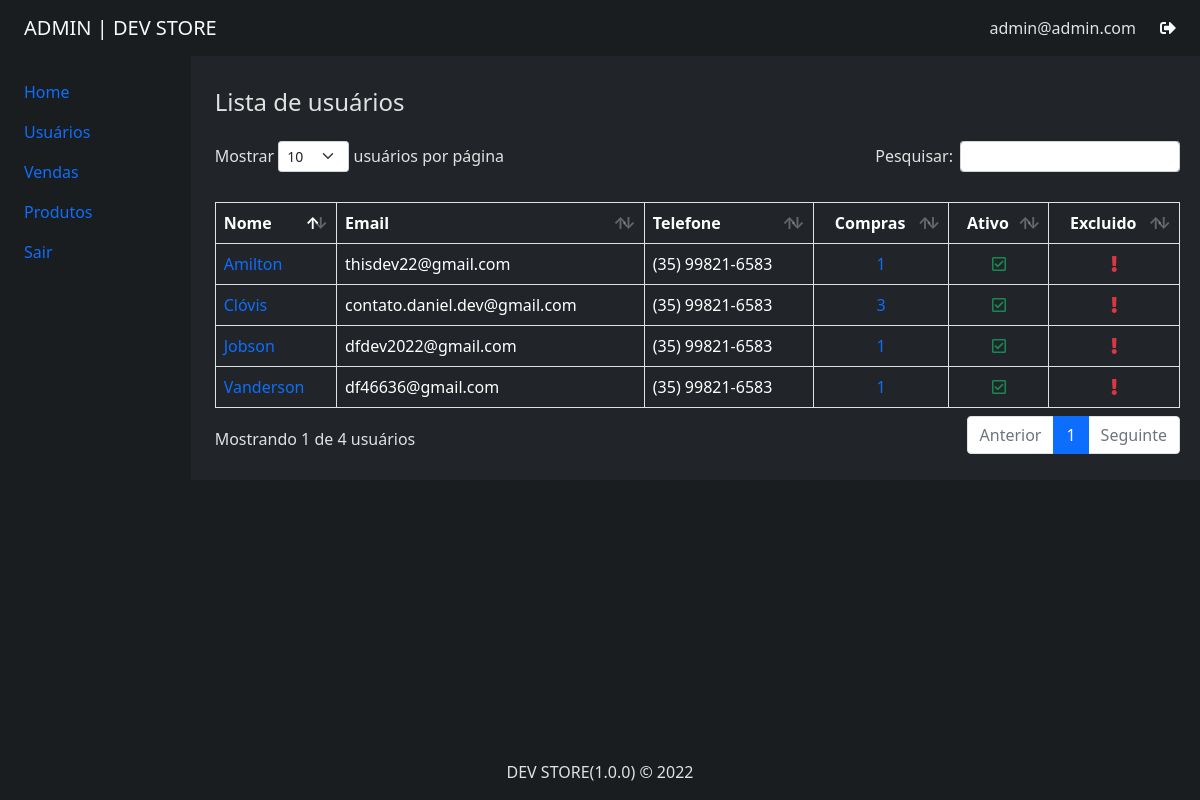
The app's page /public/admin?a=users (signed in), older data.
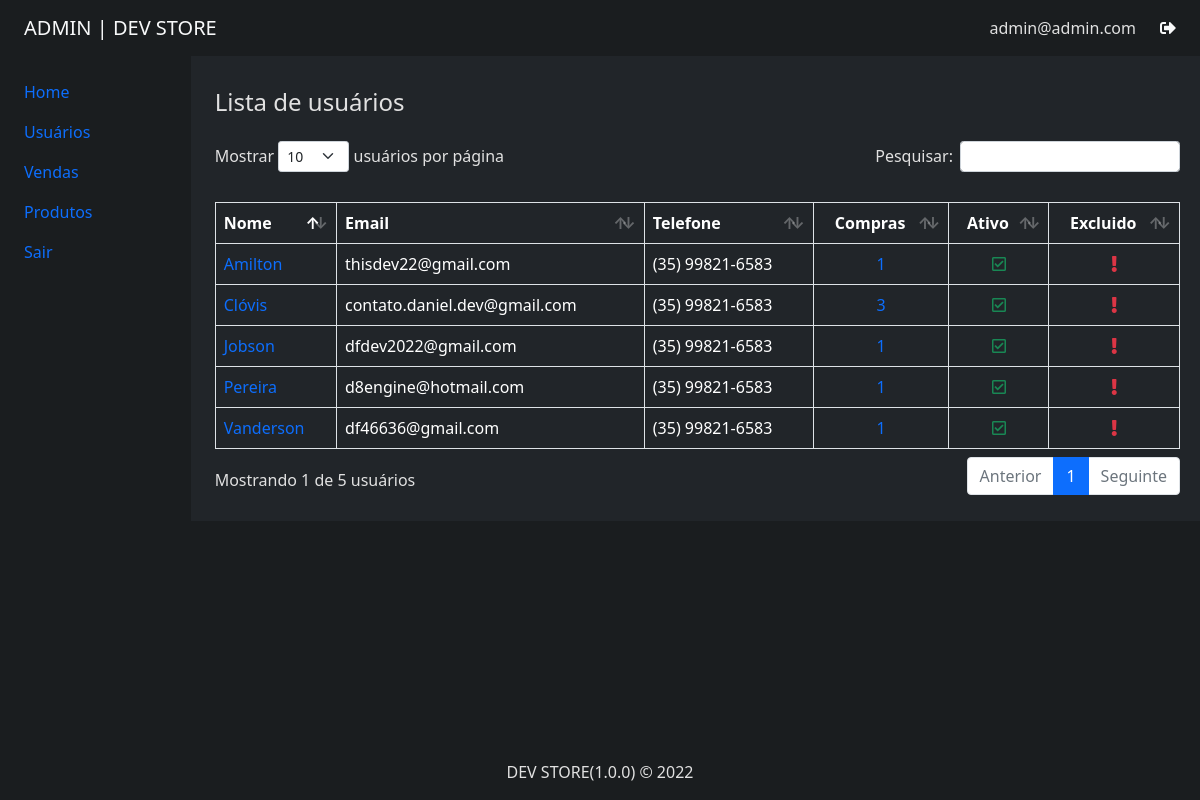
The same page, newer data.
### tables this page shows
CREATE TABLE `clients` (
  `id_client` int(11) UNSIGNED NOT NULL,
  `email` varchar(255) DEFAULT NULL,
  `password` varchar(255) DEFAULT NULL,
  `name` varchar(255) DEFAULT NULL,
  `address` varchar(255) DEFAULT NULL,
  `city` varchar(255) DEFAULT NULL,
  `phone` varchar(50) DEFAULT NULL,
  `hash` varchar(50) DEFAULT NULL,
  `active` tinyint(4) DEFAULT 0,
  `created_at` datetime DEFAULT current_timestamp(),
  `updated_at` datetime DEFAULT current_timestamp() ON UPDATE current_timestamp(),
  `deleted_at` datetime DEFAULT NULL
);

### core/controllers/admin/UserController.php (called while the page is built, shortened)
<?php
class UserController {
    public function users() {
        $data = [
            "clients" => AdminClients::getListClients()
        ];
        Store::RenderAdmin([
            "admin/partials/header",
            "admin/partials/navbar",
            "admin/pages/users",
            "admin/partials/bottom",
            "admin/partials/footer"
        ], $data);
    }
}

### core/adminRoutes.php (called while the page is built, shortened)
<?php
$routes = [
    "home" => "adminController@index",
    "pdf" => "adminController@pdf",
    "users" => "userController@users",
    "detailsUser" => "userController@detailsUser",
    "userHistoryOrder" => "userController@userHistoryOrder",
    "ordersList" => "orderController@ordersList",
    "detailsOrder" => "orderController@detailsOrder",
    "alterStatusOrder" => "orderController@alterStatusOrder",
    "createOrderPDF" => "orderController@createOrderPDF",
    "sendOrderPDF" => "orderController@sendOrderPDF",
    "productsList" => "productsController@productsList",
    "newProduct" => "productsController@newProduct",
    "newProductSubmit" => "productsController@newProductSubmit",
    "editProduct" => "productsController@editProduct",
    "editProductSubmit" => "productsController@editProductSubmit",
    "deleteProduct" => "productsController@deleteProduct",
    "signInAdmin" => "authController@signIn",
    "signInAdminAction" => "authController@signInAdminAction",
    "logoutAdmin" => "authController@logoutAdmin",
];
$action = "home";
if(isset($_GET["a"])) {
    if(!key_exists($_GET["a"], $routes)) {
        $action = "home";
    } else {
        $action = $_GET["a"];
    }
}
$parts = explode("@", $routes[$action]);
$method = $parts[1];
$ctr = new $controller();
$ctr->$method();

### public/admin/index.php (called while the page is built, shortened)
<?php
require_once("../../core/adminRoutes.php");

### core/classes/Database.php (called while the page is built, shortened)
<?php
class Database
{
    private $connect;
    private function connectDatabase(): void
    {
        $this->connect = new PDO(
            "mysql:" .
                "host=" . MYSQL_SERVER . ";" .
                "dbname=" . MYSQL_DATABASE . ";" .
                "charset=" . MYSQL_CHARSET,
            MYSQL_USER,
            MYSQL_PASS,
            array(PDO::ATTR_PERSISTENT => true)
        );
        $this->connect->setAttribute(PDO::ATTR_ERRMODE, PDO::ERRMODE_WARNING);
    }
    private function disconectDatabase(): void
    {
        $this->connect = null;
    }
    public function select(string $sql, $params = null)
    {
        $sql = trim($sql);
        $results = null;
        try {
            if (!empty($params)) {
                $executar = $this->connect->prepare($sql);
                $executar->execute($params);
                $results = $executar->fetchAll(PDO::FETCH_CLASS);
            } else {
                $executar = $this->connect->prepare($sql);
                $executar->execute();
                $results = $executar->fetchAll(PDO::FETCH_CLASS);
            }
        } catch (PDOException $e) {
            return false;
        }
        return $results;
    }
}

### core/handlers/AdminClients.php (called while the page is built, shortened)
<?php
class AdminClients {
    public static function getListClients(): array {
        $db = new Database();
        $results = $db->select("
            SELECT
                clients.id_client,
                clients.email,
                clients.name,
                clients.phone,
                clients.active,
                clients.deleted_at,
                COUNT(orders.id_order) totalUserOrders
            FROM clients LEFT JOIN orders
            ON clients.id_client = orders.id_client
            GROUP BY clients.id_client
        ");
        return $results;
    }
}

### core/views/admin/pages/users.php (the view, shortened to what the changed rows need)
<div class="container-fluid p-0 m-0">
    <div class="row pe-2">
        <div class="col-md-2">
            <?php include(__DIR__ . "/../partials/aside.php") ?>
        </div>
        <div class="col-md-10 bg-dark p-4">
            <h4 class="mb-4 mt-2">Lista de usuários</h4>
            <?php if(count($clients) ==0): ?>
                <p>Não existem usuários cadastrados!</p>
            <?php else: ?>
                <div class="table-responsive">
                    <table class="table table-bordered pt-4 text-white" id="table-clients">
                        <thead>
                            <tr>
                                <th>Nome</th>
                                <th>Email</th>
                                <th>Telefone</th>
                                <th class="text-center">Compras</th>
                                <th class="text-center">Ativo</th>
                                <th class="text-center">Excluido</th>
                            </tr>
                        </thead>
                        <tbody>
                            <?php foreach($clients as $client): ?>
                                <tr>
                                    <td>
                                        <a
                                            href="?a=detailsUser&user=<?=Store::aesEncrypt($client->id_client)?>"
                                            class="text-decoration-none"
                                        >
                                            <?=$client->name?>
                                        </a>
                                    </td>
                                    <td><?=$client->email?></td>
                                    <td><?=$client->phone?></td>
                                    <td class="text-center">
                                        <?php if($client->totalUserOrders == 0): ?>
                                            -
                                        <?php else : ?>
                                            <a
                                                href="?a=ordersList&user=<?= Store::aesEncrypt($client->id_client) ?>"
                                                class="text-decoration-none"
                                            >
                                                <?=$client->totalUserOrders?>
                                            </a>
                                        <?php endif ?>
                                    </td>
                                    <td class="text-center">
                                        <?php if($client->active == 1): ?>
                                            <span class="text-success">
                                                <i class="far fa-check-square"></i>
                                            </span>
                                        <?php else: ?>
                                            <span class="text-danger">
                                                <i class="fas fa-exclamation"></i>
                                            </span>
                                        <?php endif; ?>
                                    </td>
                                    <td class="text-center">
                                        <?php if($client->deleted_at == NULL): ?>
                                            <span class="text-danger">
                                                <i class="fas fa-exclamation"></i>
                                            </span>
                                        <?php else: ?>
                                            <span class="text-success">
                                                <i class="fas fa-exclamation"></i>
                                            </span>
                                        <?php endif; ?>
                                    </td>
                                </tr>
                            <?php endforeach ?>
                        </tbody>
                    </table>
                </div>
            <?php endif ?>
        </div>
    </div>
</div>

### core/classes/Store.php (shortened to what the changed rows need)
<?php
class Store {
    public static function RenderAdmin(array $structures, $data = null): void {
        foreach($structures as $structure) {
            include("../../core/views/$structure.php");
        }
    }
    public static function LoggedAdmin(): bool {
        return isset($_SESSION["loggedAdmin"]);
    }
    public static function aesEncrypt(string $value) {
        return bin2hex(openssl_encrypt($value, "aes-256-cbc", AES_KEY, OPENSSL_RAW_DATA, AES_IV));
    }
}

### core/views/admin/partials/navbar.php (shortened to what the changed rows need)
<header class="my-bg container-fluid ps-4 pe-4">
    <nav class="navbar navbar-expand-lg">
        <a class="navbar-brand text-light" href="?a=home">
            <?= "ADMIN | " . APP_NAME ?>
        </a>
        <div class="collapse navbar-collapse" id="collapsibleNavbar">
            <ul class="navbar-nav ms-auto">
                <?php if (Store::LoggedAdmin()) : ?>
                    <li class="me-4">
                        <span href="" class="text-decoration-none">
                            <span><?= $_SESSION["userAdmin"]; ?></span>
                        </span>
                    </li>
                    <li>
                        <a href="?a=logoutAdmin" class="text-decoration-none">
                            <i class="fas fa-sign-out-alt text-light"></i>
                        </a>
                    </li>
                <?php endif ?>
            </ul>
        </div>
    </nav>
</header>

### core/views/admin/partials/aside.php
<aside>
    <nav class="p-4">
        <ul class="list-unstyled">
            <li class="mb-3">
                <a href="?a=home" class="text-decoration-none">Home</a>
            </li>
            <li class="mb-3">
                <a href="?a=users" class="text-decoration-none">Usuários</a>
            </li>
            <li class="mb-3">
                <a href="?a=ordersList" class="text-decoration-none">Vendas</a>
            </li>
            <li class="mb-3">
                <a href="?a=productsList" class="text-decoration-none">Produtos</a>
            </li>
            <li class="mb-3">
                <a href="?a=logoutAdmin" class="text-decoration-none">Sair</a>
            </li>
        </ul>
    </nav>
</aside>

### core/views/admin/partials/bottom.php
<footer class="fixed-bottom mt-5 my-bg">
    <div class="container">
        <div class="row">
            <div class="col-12 p-3 text-center">
                <?= APP_NAME . "(".APP_VERSION.") &copy; ". date("Y") ?>
            </div>
        </div>
    </div>
</footer>

Row changes from the older to the newer data that the page shows:
added clients: name "Pereira", email "d8engine@hotmail.com", phone "(35) 99821-6583", totalUserOrders "1", active 1 (drawn)
Text that changed along with them:
text written by a page script: "Mostrar usuários por página Pesquisar: Mostrando 1 de 4 usuários Anterior 1 Seguinte" → "Mostrar usuários por página Pesquisar: Mostrando 1 de 5 usuários Anterior 1 Seguinte"
